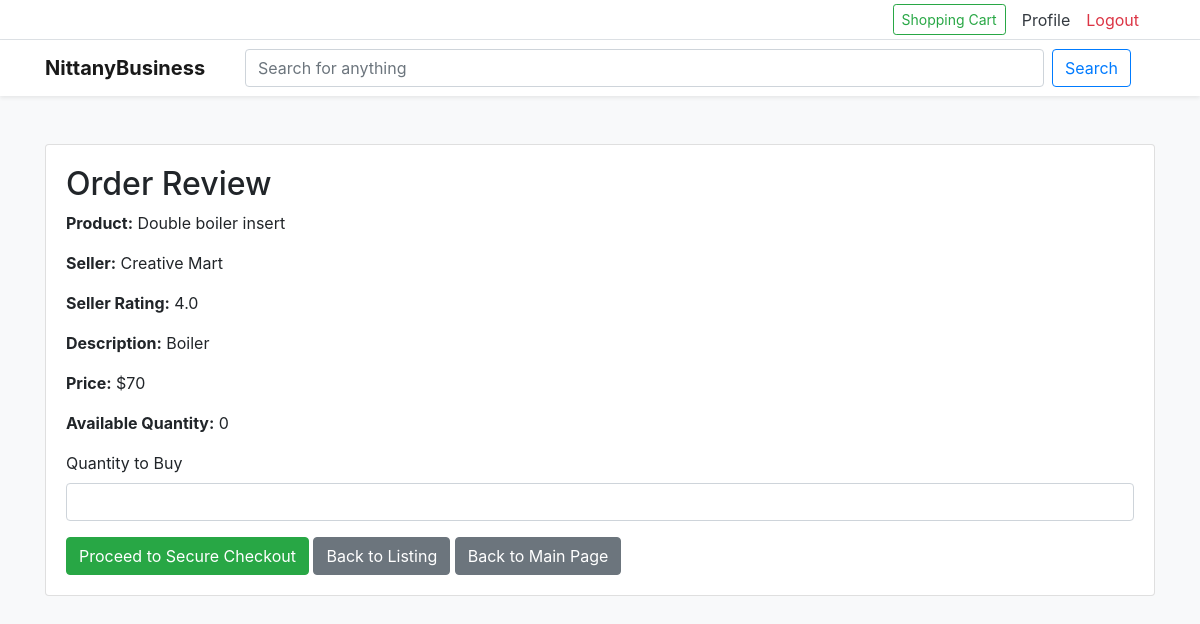
/order_review/193 (signed in), run on the app's committed database.
### tables this page shows
CREATE TABLE product_listings (
            Seller_Email TEXT NOT NULL,
            Listing_ID TEXT PRIMARY KEY,
            Category TEXT NOT NULL,
            Product_Title TEXT NOT NULL,
            Product_Name TEXT NOT NULL,
            Product_Description TEXT NOT NULL,
            Quantity INTEGER NOT NULL,
            Product_Price REAL NOT NULL,
            Status TEXT NOT NULL
        );

CREATE TABLE sellers (
            email TEXT PRIMARY KEY,
            business_name TEXT NOT NULL,
            Business_Address_ID TEXT NOT NULL,
            bank_routing_number TEXT NOT NULL,
            bank_account_number TEXT NOT NULL,
            balance REAL NOT NULL
        );

### app.py (the view)
@app.route('/order_review/<int:listing_id>', methods=['GET'])
def order_review(listing_id):
    if 'user' not in session or session['user']['role'] != 'buyer':
        return redirect(url_for('login_form'))
    user_email = session['user']['email']
    connection = sqlite3.connect(db_path)
    cursor = connection.cursor()
    cursor.execute('''
        SELECT pl.Product_Title, pl.Product_Description, pl.Product_Price, pl.Quantity, pl.Seller_Email, s.business_name
        FROM product_listings pl
        JOIN sellers s ON pl.Seller_Email = s.email
        WHERE pl.Listing_ID = ?
    ''', (listing_id,))
    product = cursor.fetchone()
    connection.close()
    if not product:
        return "Product not found", 404
    product_data = {
        'title': product[0],
        'description': product[1],
        'price': product[2],
        'available': product[3],
        'seller_email': product[4],
        'seller_name': product[5],
        'listing_id': listing_id
    }
    seller_rating = get_seller_rating(product[4])
    return render_template('order_review.html', product=product_data, seller_rating=seller_rating, seller_name=product[5])

### app.py (called while the page is built)
def get_seller_rating(seller_email):
    connection = sqlite3.connect(db_path)
    cursor = connection.cursor()
    cursor.execute('''
        SELECT AVG(Rate)
        FROM reviews
        JOIN orders ON reviews.Order_ID = orders.Order_ID
        WHERE orders.Seller_Email = ?
    ''', (seller_email,))
    result = cursor.fetchone()
    connection.close()
    if result and result[0]:
        return round(result[0], 2)
    else:
        return None

### templates/order_review.html (shortened to what this page needs)
<!DOCTYPE html>
<html lang="en">
<head>
    <link rel="stylesheet" href="https://stackpath.bootstrapcdn.com/bootstrap/4.4.1/css/bootstrap.min.css">
</head>
<body class="bg-light">
<div class="top‑utility bg-white border-bottom">
    <div class="container d-flex justify-content-end py-1">
       {% if session.user %}
           {% if session.user.role == 'helpdesk' %}
                <a href="{{ url_for('helpdesk_dashboard') }}" class="btn btn-primary btn-sm mr-3">Helpdesk Portal</a>
            {% elif session.user.role == 'buyer' %}
                <a href="{{ url_for('mainpage') }}" class="btn btn-outline-success btn-sm mr-3">Shopping Cart</a>
           {% elif session.user.role == 'seller' %}
                <a href="{{ url_for('product_listings') }}" class="btn btn-outline-success btn-sm mr-3">Seller Management Dashboard</a>
           {% endif %}
           <div class="d-flex align-items-center">
                <a href="{{ url_for('profile') }}" class="mr-3 text-dark">Profile</a>
                <a href="{{ url_for('logout') }}" class="text-danger mr-3">Logout</a>
           </div>
       {% else %}
           <div class="d-flex align-items-center">
                <a href="{{ url_for('login_form') }}" class="mr-3 text-dark">Login</a>
                <a href="{{ url_for('register_form') }}" class="btn btn-primary btn-sm btn-register">Register</a>
           </div>
       {% endif %}
    </div>
</div>
<nav class="navbar navbar-expand-lg navbar-light bg-white shadow-sm">
    <div class="container">
        <a class="navbar-brand font-weight-bold" href="{{ url_for('mainpage') }}">NittanyBusiness</a>
        <form class="form-inline mx-lg-4 flex-grow-1" action="{{ url_for('search') }}" method="GET">
            <input class="form-control flex-grow-1 w-75" type="search" placeholder="Search for anything" name="q">
            <button class="btn btn-outline-primary ml-2" type="submit">Search</button>
        </form>
    </div>
</nav>
    <div class="container mt-5">
         <div class="card">
         <div class="card-body">
        <h2>Order Review</h2>
        <p><strong>Product:</strong> {{ product.title }}</p>
        <p><strong>Seller:</strong> {{ seller_name }}</p>
        <p><strong>Seller Rating:</strong> {{ seller_rating }}</p>
        <p><strong>Description:</strong> {{ product.description }}</p>
        <p><strong>Price:</strong> {{ product.price }}</p>
        <p><strong>Available Quantity:</strong> {{ product.available }}</p>
        <form action="{{ url_for('secure_checkout') }}" method="POST">
            <div class="form-group">
                <label for="quantity">Quantity to Buy</label>
                <input type="number" id="quantity" name="quantity" class="form-control" min="1" max="{{ product.available }}" required>
            </div>
            <button type="submit" class="btn btn-success">Proceed to Secure Checkout</button>
            <a href="{{ url_for('listing_detail', listing_id=product.listing_id) }}" class="btn btn-secondary">Back to Listing</a>
            <a href="{{ url_for('mainpage') }}" class="btn btn-secondary">Back to Main Page</a>
        </form>
        </div>
       </div>
    </div>
</body>
</html>

### data on the page
product_listings: title "Double boiler insert", description "Boiler", price "$70"
sellers: business_name "Creative Mart"

### other printed values
{{ seller_rating }} "4.0"
{{ product.available }} "0"
